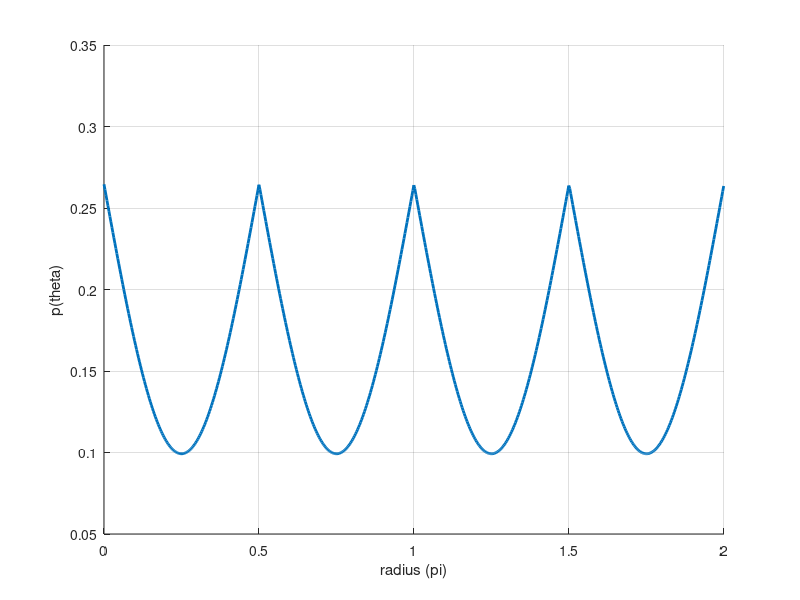

This figure's MATLAB source: (Note: this script raises an error after producing the figure.)
%% Define Prior
stepSize = 0.01; stmSpc = 0 : stepSize : 2 * pi;

scaling = 1.25;
prior = 2 - scaling * abs(sin(2 * stmSpc)); 
nrmConst = 1.0 / trapz(stmSpc, prior);
prior = prior * nrmConst;

figure; hold on;
priorDensity = @(support) (2 - scaling * abs(sin(2 * support))) * nrmConst;

plot(stmSpc / pi, priorDensity(stmSpc), 'LineWidth', 2); grid on;
xlabel('radius (pi)'); ylabel('p(theta)'); 

%% Estimator
kappa = 50;
[domain, probDnst] = estimatorCircular(priorDensity, kappa, 1.0 * pi);

figure;
plot(domain / pi * 180, probDnst, 'LineWidth', 2); grid on;

%% Calculate Bias
noiseLevels = 50;
thetas = 0.01 : 0.05 : 1.01 * pi;

figure; hold on;
for idx = 1 : length(noiseLevels)
    noiseLevel = noiseLevels(idx);
    estimates = arrayfun(@(theta) averageEstimate(priorDensity, noiseLevel, theta), thetas);
    bias = estimates - thetas;
    
    plot(thetas/pi, bias/pi*180, 'LineWidth', 2);
end
title('Bias, Homogeneous Noise');
xlabel('Orientation (pi)'); ylabel('Bias (deg)'); grid on;

function [meanEst] = averageEstimate(prior, noiseLevel, theta)
[ests, prob] = estimatorCircular(prior, noiseLevel, theta);

delta = 0.01;
unDomain = min(ests) : delta : max(ests);
probDnst = interp1(ests, prob, unDomain);

mass = probDnst * delta;

estimateSin = sum(mass .* sin(unDomain));
estimateCos = sum(mass .* cos(unDomain));
meanEst = atan(estimateSin / estimateCos);

if(estimateCos < 0)
    meanEst = meanEst + pi;
elseif(estimateCos > 0 && meanEst < 0)
    meanEst = meanEst + 2 * pi;
end

end
